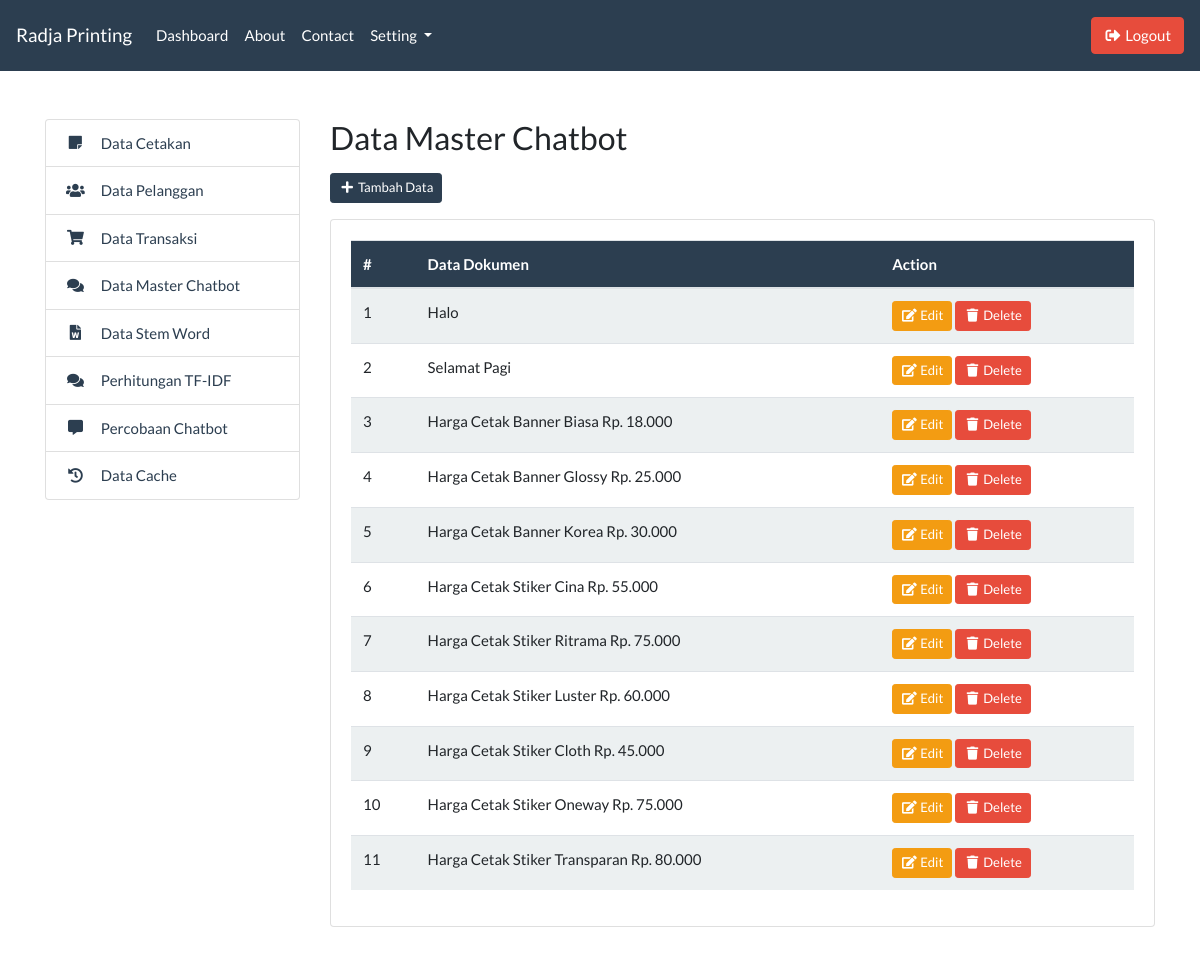
The app's page /admin/master_index.php (signed in) with its own data.
### tables this page shows
CREATE TABLE `tb_dokumen` (
  `id` int(11) NOT NULL,
  `dokumen` varchar(255) NOT NULL
);

### admin/master_index.php (the view, shortened to what this page needs)
<?php include '../templates/admin_header.php'; ?>
<?php include '../templates/admin_sidebar.php'; ?>
<div class="col-md-9 mb-5">
    <h3>Data Master Chatbot</h3>
    <div class="row mt-3 mb-3">
        <div class="col-md-4">
            <button type="button" class="btn btn-sm btn-primary" data-toggle="modal" data-target="#inputModal">
                <i class="fas fa-fw fa-plus"></i> Tambah Data
            </button>
        </div>
    </div>
    <div class="card">
        <div class="card-body">
            <table class="table table-striped" id="table-master">
                <thead class="bg-primary text-white">
                    <tr>
                        <th>#</th>
                        <th>Data Dokumen</th>
                        <th>Action</th>
                    </tr>
                </thead>
                <tbody>
                    <?php
                        include '../koneksi.php';
                        $data = mysqli_query($koneksi, "SELECT * FROM tb_dokumen");
                        $no = 1;
                        while($d = mysqli_fetch_array($data)) {
                    ?>
                    <tr>
                        <td><?= $no++; ?></td>
                        <td><?= $d['dokumen']; ?></td>
                        <td>
                            <a href="master_edit.php?id=<?= $d['id']; ?>" class="btn btn-warning btn-sm">
                                <i class="fas fa-fw fa-edit"></i> Edit
                            </a>
                            <a href="master_delete.php?id=<?= $d['id']; ?>" class="btn btn-danger btn-sm">
                                <i class="fas fa-fw fa-trash"></i> Delete
                            </a>
                        </td>
                    </tr>
                    <?php } ?>
                </tbody>
            </table>
        </div>
    </div>
</div>
<?php include '../templates/admin_footer.php'; ?>

### assets/css/all.css (style rules this page uses)
.fa, .fas, .far, .fal, .fad, .fab { -moz-osx-font-smoothing: grayscale; -webkit-font-smoothing: antialiased; display: inline-block; font-style: normal; font-variant: normal; text-rendering: auto; line-height: 1; }
.fa-fw { text-align: center; width: 1.25em; }
.fa-edit:before { content: "\f044"; }
.fa-plus:before { content: "\f067"; }
.fa-trash:before { content: "\f1f8"; }
.fa, .fas { font-family: 'Font Awesome 5 Free'; font-weight: 900; }

### records on screen
tb_dokumen: dokumen "Halo"
tb_dokumen: dokumen "Selamat Pagi"
tb_dokumen: dokumen "Harga Cetak Banner Biasa Rp. 18.000"
tb_dokumen: dokumen "Harga Cetak Banner Glossy Rp. 25.000"
tb_dokumen: dokumen "Harga Cetak Banner Korea Rp. 30.000"
tb_dokumen: dokumen "Harga Cetak Stiker Cina Rp. 55.000"
tb_dokumen: dokumen "Harga Cetak Stiker Ritrama Rp. 75.000"
tb_dokumen: dokumen "Harga Cetak Stiker Luster Rp. 60.000"
tb_dokumen: dokumen "Harga Cetak Stiker Cloth Rp. 45.000"
tb_dokumen: dokumen "Harga Cetak Stiker Oneway Rp. 75.000"
tb_dokumen: dokumen "Harga Cetak Stiker Transparan Rp. 80.000"
